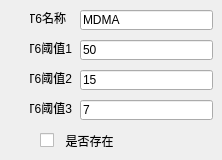
      <widget class="QWidget" name="tab6_S">
       <attribute name="title">
        <string>试剂条6</string>
       </attribute>
       <widget class="QLabel" name="CH6_label4_S">
        <property name="geometry">
         <rect>
          <x>30</x>
          <y>100</y>
          <width>42</width>
          <height>16</height>
         </rect>
        </property>
        <property name="text">
         <string>T6阈值3</string>
        </property>
        <property name="alignment">
         <set>Qt::AlignRight|Qt::AlignTrailing|Qt::AlignVCenter</set>
        </property>
       </widget>
       <widget class="QCheckBox" name="CheckBox6_S">
        <property name="geometry">
         <rect>
          <x>40</x>
          <y>130</y>
          <width>101</width>
          <height>21</height>
         </rect>
        </property>
        <property name="text">
         <string>  是否存在</string>
        </property>
       </widget>
       <widget class="QLabel" name="CH6_label2_S">
        <property name="geometry">
         <rect>
          <x>30</x>
          <y>40</y>
          <width>42</width>
          <height>16</height>
         </rect>
        </property>
        <property name="text">
         <string>T6阈值1</string>
        </property>
        <property name="alignment">
         <set>Qt::AlignRight|Qt::AlignTrailing|Qt::AlignVCenter</set>
        </property>
       </widget>
       <widget class="QLineEdit" name="CH6_name_S">
        <property name="geometry">
         <rect>
          <x>80</x>
          <y>10</y>
          <width>133</width>
          <height>20</height>
         </rect>
        </property>
        <property name="text">
         <string>MDMA</string>
        </property>
       </widget>
       <widget class="QLineEdit" name="CH6_threshold3_S">
        <property name="geometry">
         <rect>
          <x>80</x>
          <y>100</y>
          <width>133</width>
          <height>20</height>
         </rect>
        </property>
        <property name="text">
         <string>7</string>
        </property>
       </widget>
       <widget class="QLabel" name="CH6_label1_S">
        <property name="geometry">
         <rect>
          <x>30</x>
          <y>10</y>
          <width>36</width>
          <height>16</height>
         </rect>
        </property>
        <property name="text">
         <string>T6名称</string>
        </property>
        <property name="alignment">
         <set>Qt::AlignRight|Qt::AlignTrailing|Qt::AlignVCenter</set>
        </property>
       </widget>
       <widget class="QLineEdit" name="CH6_threshold1_S">
        <property name="geometry">
         <rect>
          <x>80</x>
          <y>40</y>
          <width>133</width>
          <height>20</height>
         </rect>
        </property>
        <property name="text">
         <string>50</string>
        </property>
       </widget>
       <widget class="QLabel" name="CH6_label3_S">
        <property name="geometry">
         <rect>
          <x>30</x>
          <y>70</y>
          <width>42</width>
          <height>16</height>
         </rect>
        </property>
        <property name="text">
         <string>T6阈值2</string>
        </property>
        <property name="alignment">
         <set>Qt::AlignRight|Qt::AlignTrailing|Qt::AlignVCenter</set>
        </property>
       </widget>
       <widget class="QLineEdit" name="CH6_threshold2_S">
        <property name="geometry">
         <rect>
          <x>80</x>
          <y>70</y>
          <width>133</width>
          <height>20</height>
         </rect>
        </property>
        <property name="text">
         <string>15</string>
        </property>
       </widget>
      </widget>
